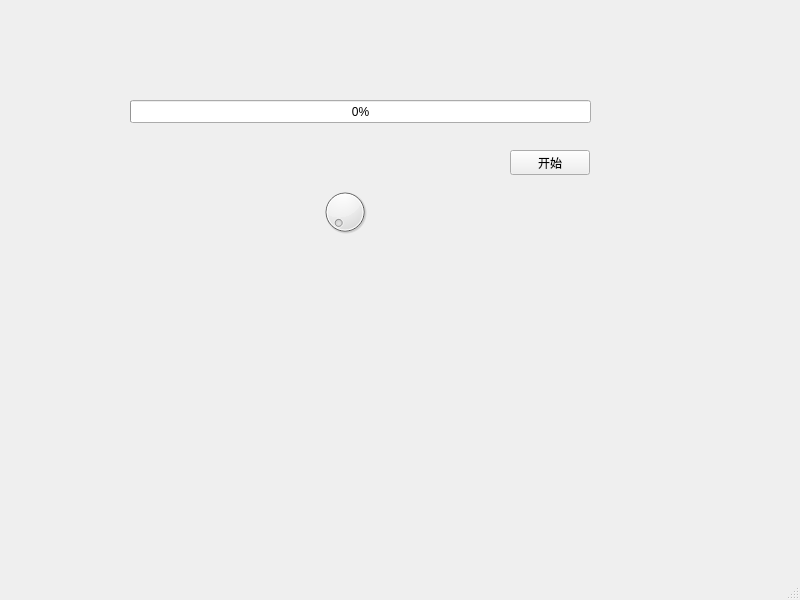
<?xml version="1.0" encoding="UTF-8"?>
<ui version="4.0">
 <class>Interface</class>
 <widget class="QMainWindow" name="Interface">
  <property name="geometry">
   <rect>
    <x>0</x>
    <y>0</y>
    <width>800</width>
    <height>600</height>
   </rect>
  </property>
  <property name="windowTitle">
   <string>Interface</string>
  </property>
  <widget class="QWidget" name="centralwidget">
   <widget class="QProgressBar" name="progressBar">
    <property name="geometry">
     <rect>
      <x>130</x>
      <y>100</y>
      <width>461</width>
      <height>23</height>
     </rect>
    </property>
    <property name="value">
     <number>0</number>
    </property>
   </widget>
   <widget class="QPushButton" name="startButton">
    <property name="geometry">
     <rect>
      <x>510</x>
      <y>150</y>
      <width>80</width>
      <height>25</height>
     </rect>
    </property>
    <property name="text">
     <string>开始</string>
    </property>
   </widget>
   <widget class="QLabel" name="timeDIsplayLabel">
    <property name="geometry">
     <rect>
      <x>300</x>
      <y>40</y>
      <width>54</width>
      <height>17</height>
     </rect>
    </property>
    <property name="text">
     <string/>
    </property>
   </widget>
   <widget class="QDial" name="dial">
    <property name="geometry">
     <rect>
      <x>320</x>
      <y>180</y>
      <width>50</width>
      <height>64</height>
     </rect>
    </property>
   </widget>
  </widget>
  <widget class="QMenuBar" name="menubar">
   <property name="geometry">
    <rect>
     <x>0</x>
     <y>0</y>
     <width>800</width>
     <height>23</height>
    </rect>
   </property>
  </widget>
  <widget class="QStatusBar" name="statusbar"/>
 </widget>
 <resources/>
 <connections/>
</ui>
